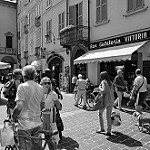
#> input picture data/raw/seg_pred/seg_pred/12484.jpg, 150 x 150 px
$ python -i features.py   (imports and definitions only)
#> lines starting #> are read from the running program, lines starting #| are printed output that depends on the picture
#> further down, picture is the input picture: shape (150, 150, 3); min 0, max 255, mean 107.1
"""
Feature extraction for multi-class scene classification.

Computes colour (HSV histogram, colour moments), texture (LBP, Gabor), shape
(HOG) and raw-pixel features for every image, and caches each set to
features/<name>.npy. Sets that are already cached are loaded instead of
recomputed.
"""
from pathlib import Path
import numpy as np
from scipy import stats
from skimage import color, transform
from skimage.feature import hog, local_binary_pattern
from skimage.filters import gabor


# ---------------------------------------------------------------------------
# Individual Extraction Subroutines (Single Image)
# ---------------------------------------------------------------------------

# [48 lines left out: functions extract_raw_gray, extract_raw_rgb_small, extract_hsv_hist, extract_color_moments, not called in this run]


def extract_lbp(img_rgb: np.ndarray) -> np.ndarray:
    """
    Uniform LBP over a 2x2 spatial grid.
    Scale 1: P=8, R=1 (10 bins). Scale 2: P=16, R=2 (18 bins).
    Dims: 4 cells * (10 + 18) = 112.
    """
    gray = color.rgb2gray(img_rgb)
    h, w = gray.shape
#> h = 150; w = 150
    half_h, half_w = h // 2, w // 2
#> half_h = 75; half_w = 75

    # Precompute LBP maps across entire image
    lbp_scale1 = local_binary_pattern(gray, P=8, R=1, method="uniform")
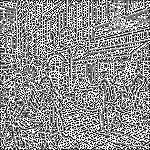
#> lbp_scale1: shape (150, 150) float64; min 0, max 9, mean 5.03; drawn with min black and max white
    lbp_scale2 = local_binary_pattern(gray, P=16, R=2, method="uniform")
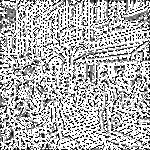
#> lbp_scale2: shape (150, 150) float64; min 0, max 17, mean 11.89; drawn with min black and max white

    features = []
    # 2x2 grid partitions
    quadrants = [
        (0, half_h, 0, half_w),
        (0, half_h, half_w, w),
        (half_h, h, 0, half_w),
        (half_h, h, half_w, w),
    ]

    for r_start, r_end, c_start, c_end in quadrants:
        cell_s1 = lbp_scale1[r_start:r_end, c_start:c_end].ravel()
        cell_s2 = lbp_scale2[r_start:r_end, c_start:c_end].ravel()

        # Scale 1: P=8 uniform -> bins 0 to 9 + outlier bin 10 (10 uniform patterns + 1 non-uniform)
        hist_s1, _ = np.histogram(cell_s1, bins=10, range=(0, 10), density=True)
        # Scale 2: P=16 uniform -> bins 0 to 17 (18 patterns)
        hist_s2, _ = np.histogram(cell_s2, bins=18, range=(0, 18), density=True)

        features.extend(hist_s1)
        features.extend(hist_s2)
#> after the loop, features = 112 values, max 0.446 at index 27, min 0.0114 at index 99, mean 0.0714

    return np.array(features, dtype=np.float32)


# [106 lines left out: functions extract_gabor, extract_hog, extract_all_and_cache, not called in this run]


# [2 lines not run here, left out]

>>> import cv2
>>> picture = cv2.cvtColor(cv2.imread('../data/raw/seg_pred/seg_pred/12484.jpg'), cv2.COLOR_BGR2RGB)
>>> result = extract_lbp(picture)
#> result has the same summary as features in extract_lbp

$ run again, on data/raw/seg_pred/seg_pred/13275.jpg
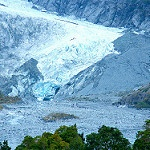
#> input picture data/raw/seg_pred/seg_pred/13275.jpg, 150 x 150 px
#> in extract_lbp, `lbp_scale1 = local_binary_pattern(gray, P=8, R=1, method="uniform")`:
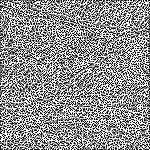
#> lbp_scale1: shape (150, 150) float64; min 0, max 9, mean 5.06; drawn with min black and max white
#> in extract_lbp, `lbp_scale2 = local_binary_pattern(gray, P=16, R=2, method="uniform")`:
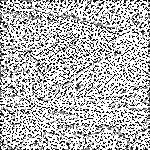
#> lbp_scale2: shape (150, 150) float64; min 0, max 17, mean 12.1; drawn with min black and max white
#> after the loop in extract_lbp, `for r_start, r_end, c_start, c_end in quadrants:`: features = 112 values, max 0.486 at index 111, min 0.00729 at index 48, mean 0.0714
#> result has the same summary as features in extract_lbp

$ run again, on data/raw/seg_pred/seg_pred/13303.jpg
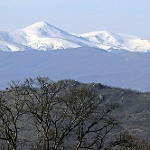
#> input picture data/raw/seg_pred/seg_pred/13303.jpg, 150 x 150 px
#> in extract_lbp, `lbp_scale1 = local_binary_pattern(gray, P=8, R=1, method="uniform")`:
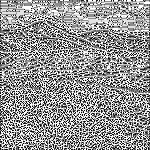
#> lbp_scale1: shape (150, 150) float64; min 0, max 9, mean 5.23; drawn with min black and max white
#> in extract_lbp, `lbp_scale2 = local_binary_pattern(gray, P=16, R=2, method="uniform")`:
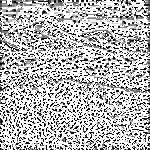
#> lbp_scale2: shape (150, 150) float64; min 0, max 17, mean 12.02; drawn with min black and max white
#> after the loop in extract_lbp, `for r_start, r_end, c_start, c_end in quadrants:`: features = 112 values, max 0.479 at index 83, min 0.00764 at index 76, mean 0.0714
#> result has the same summary as features in extract_lbp

$ run again, on data/raw/seg_pred/seg_pred/13751.jpg
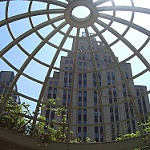
#> input picture data/raw/seg_pred/seg_pred/13751.jpg, 150 x 150 px
#> in extract_lbp, `lbp_scale1 = local_binary_pattern(gray, P=8, R=1, method="uniform")`:
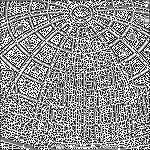
#> lbp_scale1: shape (150, 150) float64; min 0, max 9, mean 5.06; drawn with min black and max white
#> in extract_lbp, `lbp_scale2 = local_binary_pattern(gray, P=16, R=2, method="uniform")`:
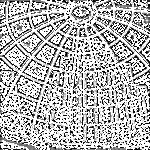
#> lbp_scale2: shape (150, 150) float64; min 0, max 17, mean 11.92; drawn with min black and max white
#> after the loop in extract_lbp, `for r_start, r_end, c_start, c_end in quadrants:`: features = 112 values, max 0.47 at index 83, min 0.00764 at index 20, mean 0.0714
#> result has the same summary as features in extract_lbp
